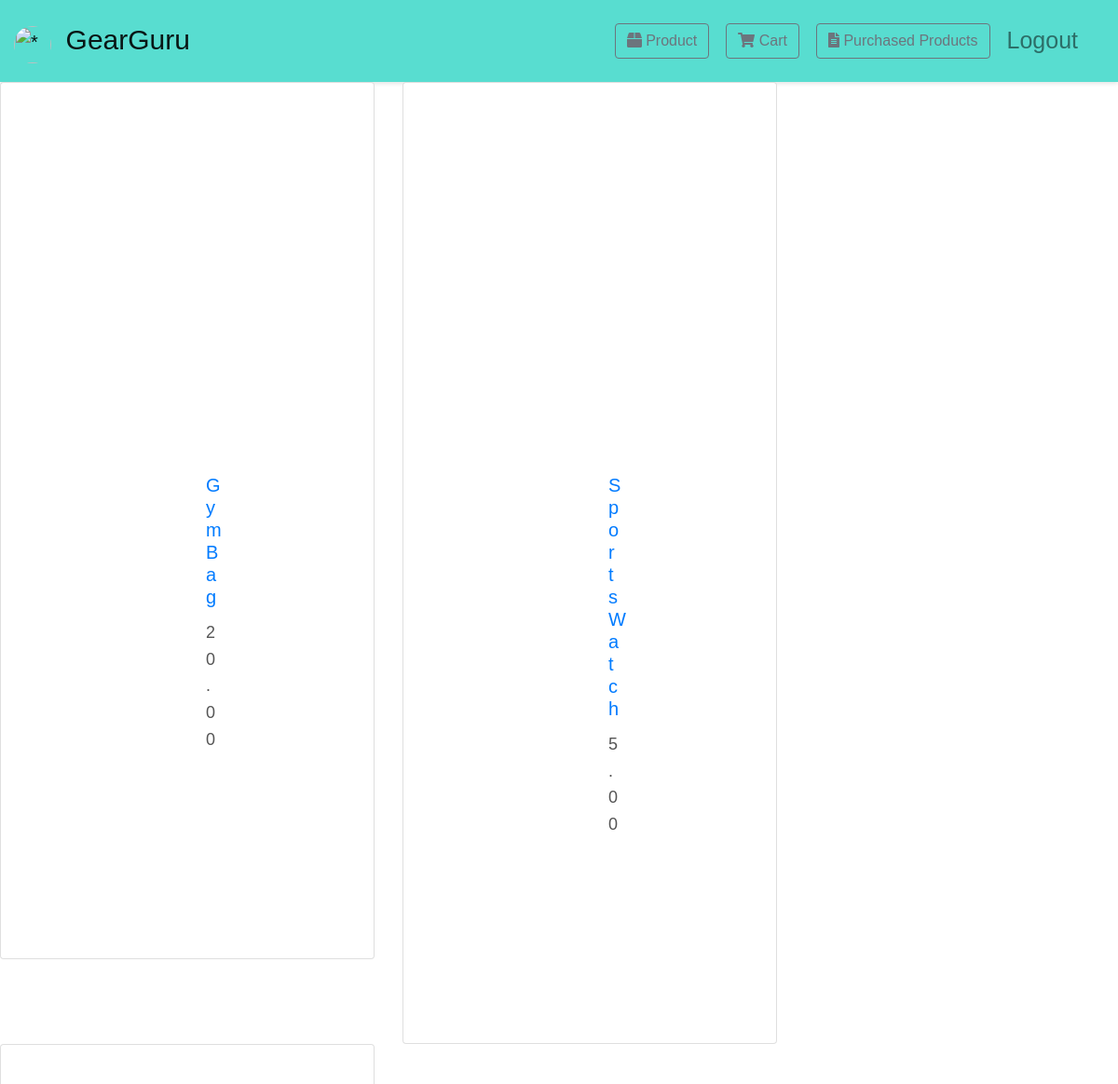
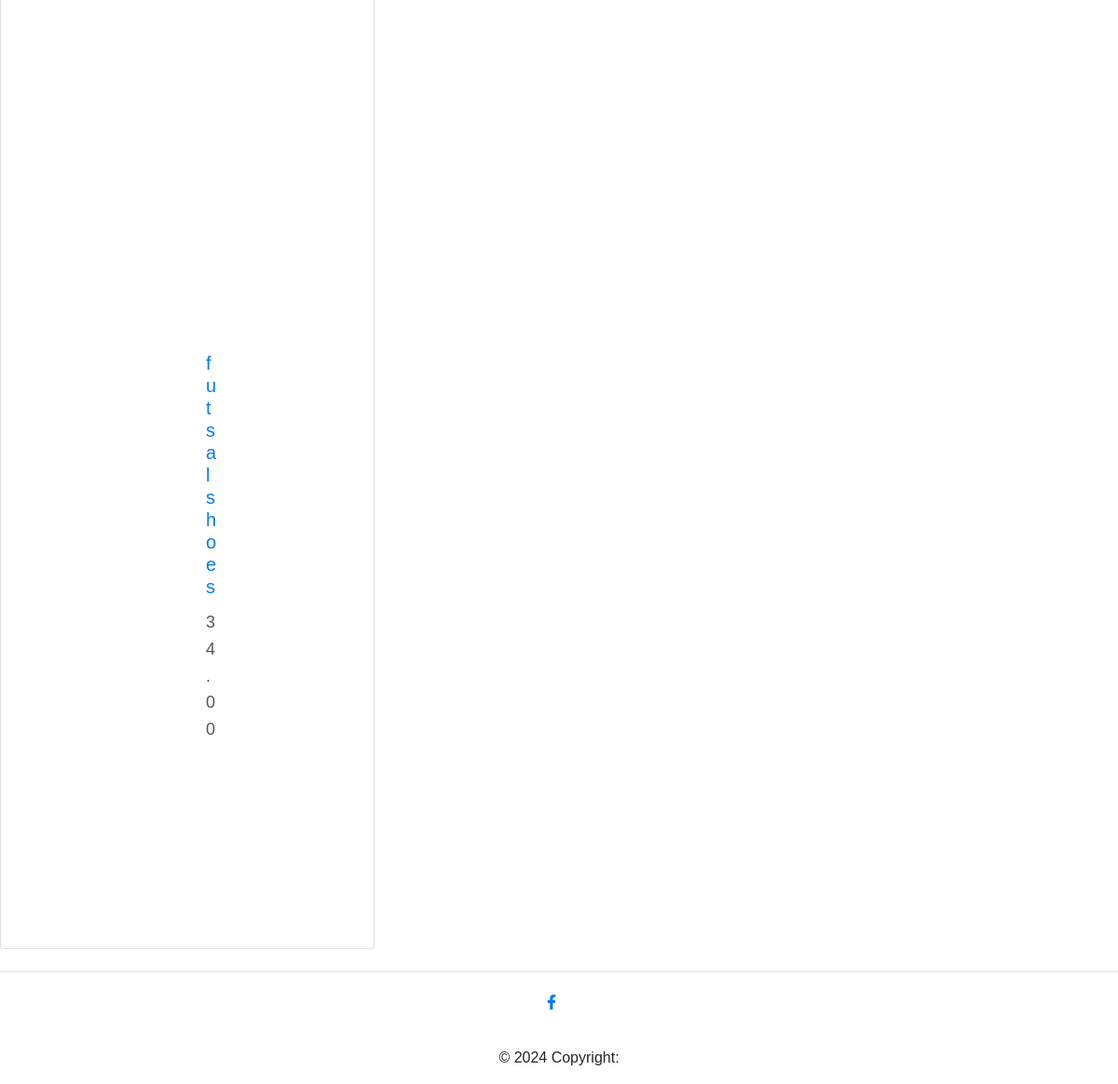
The app's page /home/product/ with its own data (2 pictures, top to bottom).
### dashboard/models.py (models this page shows, shortened)
class Product(models.Model):
    name = models.CharField(max_length=255)
    price = models.DecimalField(max_digits=10, decimal_places=2)
    image = models.CharField(max_length=255)

### dashboard/views.py (the view)
# urls.py: path('home/product/', product_page, name='product'),
def product_page(request):
    products = Product.objects.all()
    return render(request, "product.html", {'products': products})

### dashboard/templates/product.html (shortened to what this page needs)
{% extends 'base.html' %}
{% block content %}
<link rel="stylesheet" type="text/css" href= 'product.css'>
<div class="row">
    {% for product in products %}
    <a href="{% url 'details' product_id=product.id %}" >
    <div class="col" >
        <div class="card" style="width: 18rem;" >
            <div class="card-body">
              <h5 class="card-title">{{ product.name }}</h5>
              <p class="card-text">{{ product.price }}</p>
            </div>
        </div>
    </div>
    </a>
    {% endfor %}
</div>
{% endblock content %}

### static/css/product.css (style rules this page uses)
.card { width: 18rem; padding: 200px; }

### records on screen
Product: name "Gym Bag", price "20.00"
Product: name "Sports Watch", price "5.00"
Product: name "futsal shoes", price "34.00"
